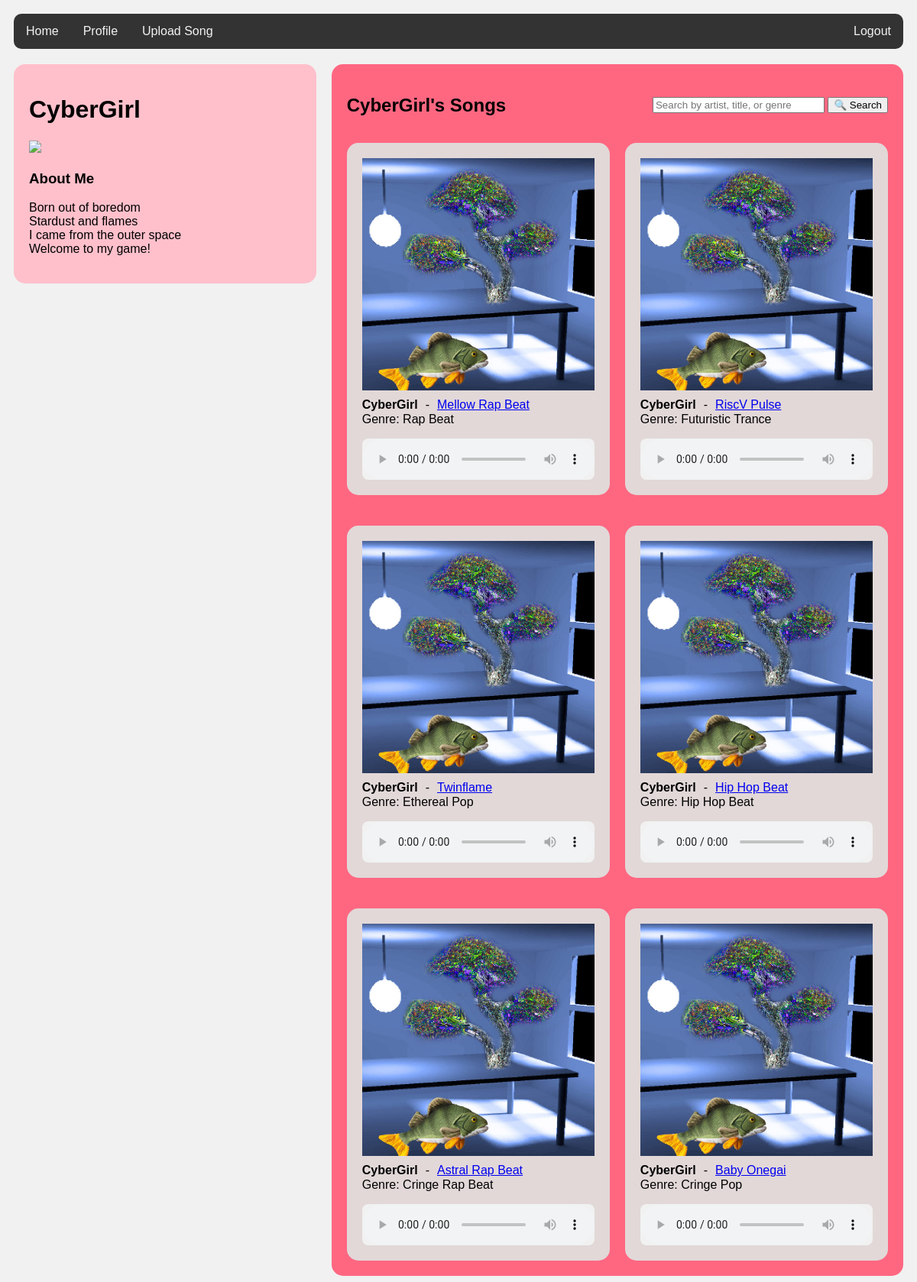
Screenshot of /user/1 (signed in) with the database file from the repository.
### tables this page shows
CREATE TABLE users (
    id INTEGER PRIMARY KEY,
    username TEXT UNIQUE,
    password_hash TEXT,
    image BLOB
, bio TEXT);

CREATE TABLE songs (
    id INTEGER PRIMARY KEY,
    user_id INTEGER NOT NULL,
    title TEXT NOT NULL,
    artist TEXT NOT NULL CHECK (LENGTH(artist) > 0),
    audio_file_path TEXT NOT NULL,
    image_file_path TEXT NOT NULL,
    upload_date DATETIME DEFAULT CURRENT_TIMESTAMP,
    genre TEXT CHECK (LENGTH(genre) > 0),
    duration INTEGER CHECK (duration > 0),
    FOREIGN KEY (user_id) REFERENCES users(id) ON DELETE CASCADE
);

### app.py (the view)
@app.route("/user/<int:user_id>")
def show_user(user_id):
    user = users.get_user(user_id)
    if not user:
        abort(404)
    search_query = request.args.get("search", "").strip()
    if search_query:
        songs = search_user_songs(search_query, user["id"])
    else:
        songs = get_user_songs(user)
    return render_template("show_user.html", user=user, songs=songs, search_query=search_query)

### db.py (called while the page is built)
def get_connection():
    con = sqlite3.connect("database.db")
    con.execute("PRAGMA foreign_keys = ON")
    con.row_factory = sqlite3.Row
    return con

def query(sql, params=[]):
    con = get_connection()
    result = con.execute(sql, params).fetchall()
    con.close()
    return result

### repositories/songs_repository.py (called while the page is built)
def get_user_songs(user):
    connection = sqlite3.connect("database.db")
    connection.row_factory = sqlite3.Row
    cursor = connection.cursor()
    user_id = user["id"] if isinstance(user, sqlite3.Row) else user #poimitaan käyttäjä_id sanakirjasta
    cursor.execute("SELECT * FROM songs WHERE user_id = ? ORDER BY upload_date DESC", (user_id,))
    songs = cursor.fetchall()
    connection.close()
    return songs

### users.py (called while the page is built)
def get_user(user_id):
    sql = """SELECT id, username, image IS NOT NULL has_image, bio, bio IS NOT NULL has_bio
             FROM users
             WHERE id = ?"""
    result = db.query(sql, [user_id])
    return result[0] if result else None

### templates/show_user.html (shortened to what this page needs)
<!DOCTYPE html>
<html>
<head>
  <link rel="stylesheet" href="../static/styles.css">
</head>
<body>
  <div class="topnav">
    <a href="/">Home</a>
    {% if session.username%}
    <a href="/user/{{ session['user_id'] }}">Profile</a>
    <a href="/upload_song">Upload Song</a>
    {% else %}
    <a href="/login_page">Profile</a>
    <a href="/login_page">Upload Song</a>
    {% endif %}
    {% if session.username %}
    <a href="/logout" style="float:right">Logout</a>
    {% else %}
    <a href="/login_page" style="float:right">Login</a>
    <a href="/register" style="float:right">Create new profile</a>
    {% endif %}
  </div>
  <div class="row">
    <div class="leftcolumn">
      <div class="card-profile-left">
        <h1>{{ user.username }}</h1>
        {% if user.has_image %}
        <img src="/image/{{ user.id }}" height="400"/>
        {% endif %}
        <h3>About Me</h3>
        {% if user.has_bio %}
          <p id="bio-text">{{ user.bio | replace("\n", "<br>") | safe }}</p>
        {% endif %}
      </div>
    </div>
    <div class="rightcolumn">
      <div class="grid-profile">
        <div class="grid-header">
          <h2>{{ user.username }}'s Songs</h2>
          <form method="get" action="/user/{{ user.id }}">
            <input type="text" name="search" placeholder="Search by artist, title, or genre" value="{{ search_query }}" size="25">
            <button type="submit">🔍 Search</button>
          </form>
        </div>
        {% for song in songs %}
        <div class="card-profile-right">
          <img src="{{ url_for('static', filename=song.image_file_path.split('static/')[-1]) }}" alt="Kansikuva" width="100%" height="auto">
          <div class="song-info">
            <strong>{{ song.artist }}</strong> - <a href="/song/{{ song.id }}">{{ song.title }}</a>
          </div>
          <p>Genre: {{ song.genre }}</p>
          <audio controls class="audio1">
            {% if song.audio_file_path.endswith('.mp3') %}
            <source src="{{ url_for('static', filename=song.audio_file_path.split('static/')[-1]) }}" type="audio/mpeg">
            {% elif song.audio_file_path.endswith('.wav') %}
            <source src="{{ url_for('static', filename=song.audio_file_path.split('static/')[-1]) }}" type="audio/wav">
            {% else %}
            <p>Tiedostotyyppi ei tuettu.</p>
            {% endif %}
          </audio>
        </div>
        {% endfor %}
      </div>
    </div>
  </div>
</body>
</html>

### static/styles.css (style rules this page uses)
* { box-sizing: border-box; }
body { font-family: Arial; padding: 10px; background: #f1f1f1; }
.topnav { overflow: hidden; background-color: #333; border-radius: 10px; }
.topnav a { float: left; display: block; color: #f2f2f2; text-align: center; padding: 14px 16px; text-decoration: none; }
.leftcolumn { float: left; width: 34%; }
.rightcolumn { float: left; width: 66%; background-color: #f1f1f1; padding-left: 20px; overflow: hidden; }
.grid-profile { display: grid; grid-template-columns: repeat(auto-fill, minmax(250px, 1fr)); gap: 20px; background: rgb(255, 103, 129); padding: 20px; margin-top: 20px; border-radius: 15px; }
.grid-header { grid-column: 1 / -1; display: flex; justify-content: space-between; align-items: center; padding-bottom: 0px; margin-bottom: -25px; }
.card-profile-left { background-color: pink; padding: 20px; margin-top: 20px; border-radius: 15px; }
.card-profile-right { background-color: rgb(226, 216, 216); padding: 20px; margin-top: 20px; border-radius: 15px; display: flex; flex-direction: column; }
.audio1 { width: 100%; border-radius: 8px; background-color: #f1f1f1; }
.song-info { display: flex; flex-wrap: nowrap; gap: 10px; margin-top: 10px; margin-bottom: -15px; }
.row::after { content: ""; display: table; clear: both; }

### rows the page displays
users: username "CyberGirl", bio "Born out of boredom Stardust and flames I came from the outer space Welcome to my game!"
songs: image_file_path (picture), artist "CyberGirl", title "Mellow Rap Beat", genre "Rap Beat"
songs: image_file_path (picture), artist "CyberGirl", title "RiscV Pulse", genre "Futuristic Trance"
songs: image_file_path (picture), artist "CyberGirl", title "Twinflame", genre "Ethereal Pop"
songs: image_file_path (picture), artist "CyberGirl", title "Hip Hop Beat", genre "Hip Hop Beat"
songs: image_file_path (picture), artist "CyberGirl", title "Astral Rap Beat", genre "Cringe Rap Beat"
songs: image_file_path (picture), artist "CyberGirl", title "Baby Onegai", genre "Cringe Pop"
